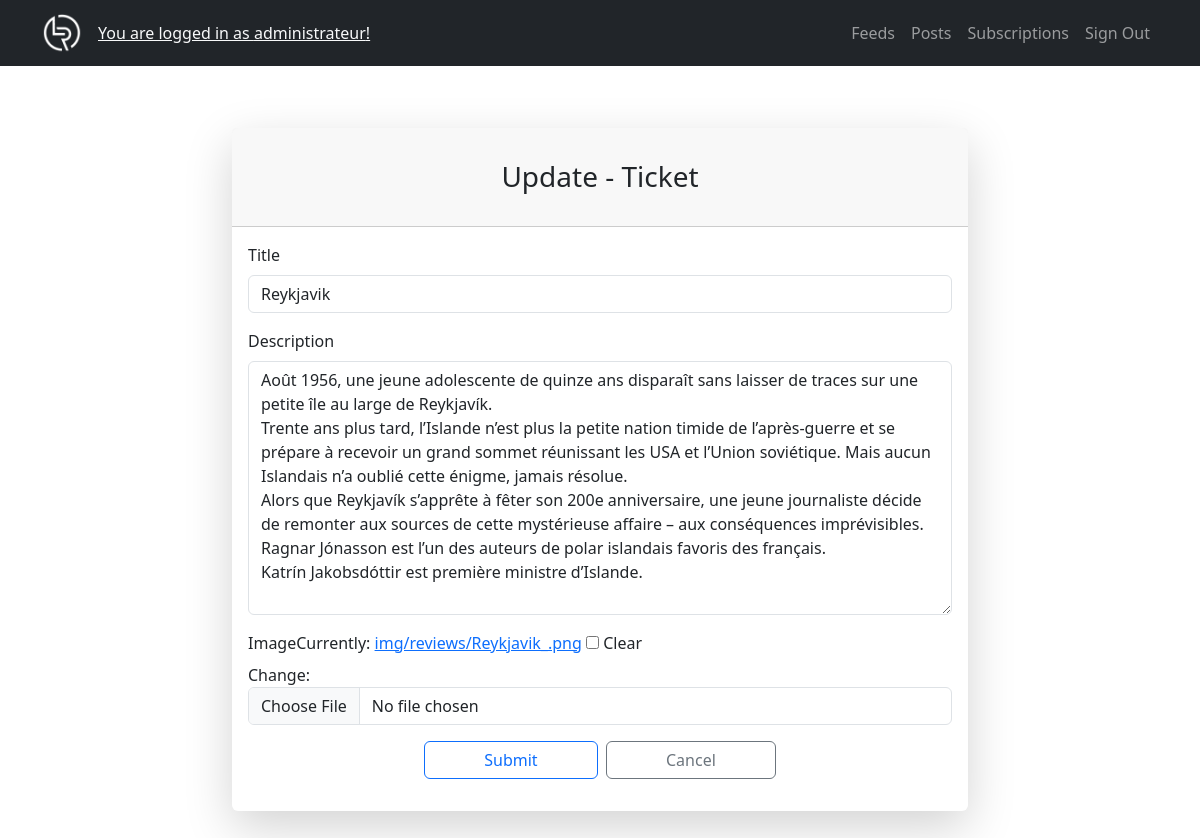
Screenshot of /reviews/update-ticket/41/ (signed in) with the database file from the repository.
### reviews/models.py (models this page shows, shortened)
class Ticket(models.Model):
    title = models.CharField(max_length=128, verbose_name="Title")
    description = models.TextField(
        max_length=2048, blank=True, verbose_name="Description"
    )
    user = models.ForeignKey(to=User, on_delete=models.CASCADE)
    time_created = models.DateTimeField(default=timezone.now)
    image = models.ImageField(
        blank=True, null=True, upload_to="img/reviews")
    class Meta:
        verbose_name = "Ticket"
        verbose_name_plural = "Tickets"

### reviews/views.py (the view, shortened to what this page needs)
# urls.py: path("update-ticket/<int:pk>/", TicketUpdateView.as_view(), name="update-ticket"),
class TicketUpdateView(UpdateView):
    model = Ticket
    form_class = TicketForm
    template_name = "reviews/ticket_form.html"
    def get_object(self, queryset=None):
        pk = self.kwargs.get("pk")
        return get_object_or_404(Ticket, pk=pk)
    def get_context_data(self, **kwargs):
        context = super().get_context_data(**kwargs)
        context["title"] = "Update - Ticket"
        return context

### reviews/forms.py
class TicketForm(forms.ModelForm):
    class Meta:
        model = Ticket
        fields = ["title", "description", "image"]

### reviews/templates/reviews/ticket_form.html (shortened to what this page needs)
{% extends "core/base.html" %}
{% load django_bootstrap5 %}
{% block content %}
    {% if user.is_authenticated %}
        <div class="form-content my-3 p-3">
            <div class="container">
                <div class="row justify-content-center">
                    <div class="col-lg-8">
                        <div class="card shadow-lg border-0 rounded-lg mt-0 mb-3">
                            <div class="card-header justify-content-center">
                                <h3 class="font-weight-light my-4 text-center">{{ title }}</h3>
                            </div>
                            <div class="card-body">
                                <form method="post" class="form" enctype="multipart/form-data">
                                    {% bootstrap_form form %}
                                    <div class="d-flex justify-content-center">
                                        <div class="d-flex justify-content-between w-50 mb-3">
                                            <input type="submit"
                                                   value="Submit"
                                                   class="btn btn-outline-primary flex-fill me-2" />
                                            <input type="reset"
                                                   value="Cancel"
                                                   class="btn btn-outline-secondary flex-fill"
                                                   onclick="history.back()" />
                                        </div>
                                    </div>
                                </form>
                            </div>
                        </div>
                    </div>
                </div>
            </div>
        </div>
{% endif %}
{% endblock content %}

### templates/core/includes/navbar.html (shortened to what this page needs)
{% load static %}
<nav class="navbar navbar-expand-lg navbar-dark bg-dark fixed-top">
    <div class="container">
            <a class="navbar-brand mr-4" href="#">
                <img class="rounded-circle ml-2"
                     src="{% static 'img/logo-white.png' %}"
                     alt="logo"
                     style="width: 40px;
                            height: 40px" />
            </a>
            {% if user.is_authenticated %}
                <a class="navbar-item text-light" href="{% url 'pwd_change' %}">You are logged in as {{ request.user }}!</a>
            {% endif %}
            <div class="collapse navbar-collapse" id="collapsibleNavbar">
                <ul class="navbar-nav ms-auto">
                    {% if user.is_authenticated %}
                        <li class="nav-item">
                            <a class="nav-link" href="{% url 'feeds' %}">Feeds</a>
                        </li>
                        <li class="nav-item">
                            <a class="nav-link" href="{% url 'posts' %}">Posts</a>
                        </li>
                        <li class="nav-item">
                            <a class="nav-link" href="{% url 'subscribe' %}">Subscriptions</a>
                        </li>
                        <li class="nav-item">
                            <a class="nav-link" href="{% url 'signout' %}">Sign Out</a>
                        </li>
                    {% endif %}
                </ul>
            </div>
        </div>
    </nav>

### rows the page displays
Ticket: title "Reykjavik", description "Août 1956, une jeune adolescente de quinze ans disparaît sans laisser de traces sur une petite île au large de Reykjavík. Trente ans plus tard, l’Islande n’est plus la petite nation timide de l’après-guerre et se prépare à recevoir un grand sommet réunissant les USA et l’Union soviétique. Mais aucun Islandais n’a oublié cette énigme, jamais résolue. Alors que Reykjavík s’apprête à fêter son 200e anniversaire, une jeune journaliste décide de remonter aux sources de cette mystérieuse affaire – aux conséquences imprévisibles. Ragnar Jónasson est l’un des auteurs de polar islandais favoris des français. Katrín Jakobsdóttir est première ministre d’Islande."

### other values shown
{{ request.user }} "administrateur"
{{ title }} "Update - Ticket"
